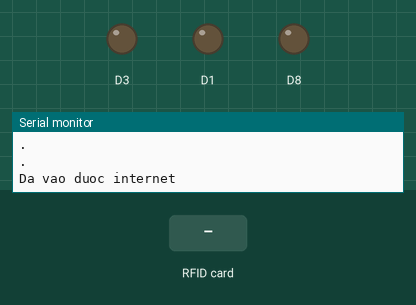
Bench run of a sketch on a simulated ESP8266 (NodeMCU). Shown: output pins drawn as LEDs (lit = HIGH), the last lines printed to the serial monitor. Inputs (shaded band) come from the test bench. WiFi joins after 1.5 s; servers stay silent unless stated.

Above: at 2.7 s.
2.8 s: RFID card 5E 7A 19 C4 held to the reader
At 3.1 s:
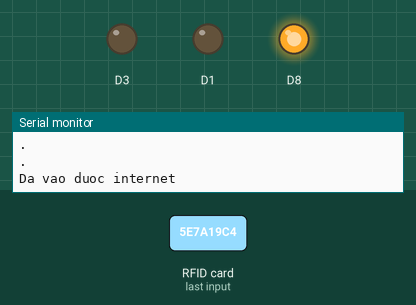
At 4.7 s:
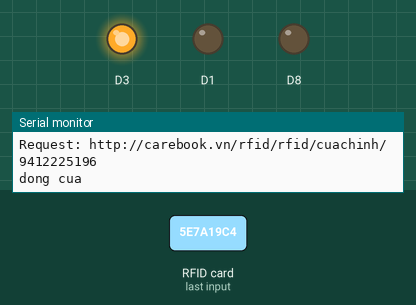
5.0 s: RFID card 5E 7A 19 C4 held to the reader
At 5.4 s:
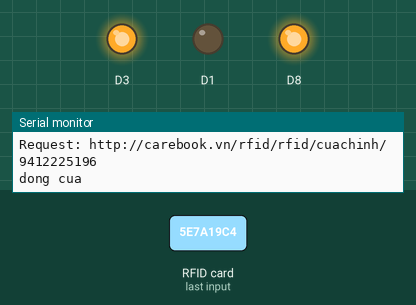
Timing chart, 0 to 8.0 s (numbered marks = the images above; inputs shaded):
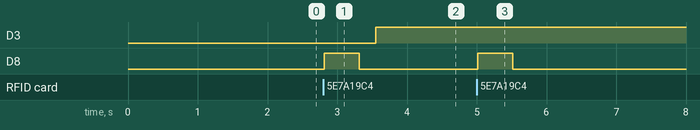

Measured:
- after the input at 2.8 s, D3: LOW → HIGH after 0.75 s; D8: LOW → HIGH at once, → LOW 0.50 s later
- after the input at 5.0 s, D8: LOW → HIGH at once, → LOW 0.50 s later

The sketch:

NrfidMCU.ino
```cpp
/*SDA=D4,SCK=D5,MOSI=D7,MISO=D6,RST=D2
*/
#include <SPI.h>
#include <MFRC522.h>
#include <ESP8266WiFi.h>
#include <ESP8266HTTPClient.h>
#define SS_PIN D4
#define RST_PIN D2
#define interrupt D9
char readerID[]="cuachinh";//ten dau doc
byte UID[4];//id cua the

char ssid[] = "PSS2";          //  your network SSID (name)
char password[] = "pss201806";   // your network password
unsigned long start;
MFRC522 rfid(SS_PIN, RST_PIN); // Instance of the class
MFRC522::MIFARE_Key key;

void setup() {
  Serial.begin(9600);
  pinMode(D1,OUTPUT);
  pinMode(D3,OUTPUT);
  pinMode(D8,OUTPUT);
  digitalWrite(D1,LOW);
  digitalWrite(D3,LOW);
  digitalWrite(D8,LOW);
//  attachInterrupt(interrupt, ngat, FALLING);
  SPI.begin(); // Init SPI bus
  rfid.PCD_Init(); // Init MFRC522
  for (byte i = 0; i < 6; i++) {
    key.keyByte[i] = 0xFF;
  }
  ketnoiwifi();
  start = millis();
}

void loop() {
  if((millis() - start) > 60000){
     start = millis();
     Serial.println(start);
     if(digitalRead(D1)==1){
      Serial.println(digitalRead(D1));
     //delay(10000);
     digitalWrite(D1,LOW);Serial.println("dong cua");
     }
  }
  if ( ! rfid.PICC_IsNewCardPresent()){
    return;
  }
  else if ( ! rfid.PICC_ReadCardSerial()){
    return;
  }
  else{

    for (byte i = 0; i < 4; i++) {
      UID[i] = rfid.uid.uidByte[i];
    }
    digitalWrite(D8,HIGH);
    delay(500);
    digitalWrite(D8,LOW);
    Serial.println("UID: ");
    printDec(rfid.uid.uidByte, rfid.uid.size);
    Serial.println();
    rfid.PICC_HaltA();
    rfid.PCD_StopCrypto1();
    sendUID();
  }
  //delay(1000);
}
void ketnoiwifi()
{
  WiFi.begin(ssid, password);
  while (1)
  {
    Serial.println(".");
    delay(100);
    if (WiFi.status() == WL_CONNECTED)
      break;
  }
  Serial.println("Da vao duoc internet");
}

void sendUID()
{
      Serial.println("connecting ....");
      String request ="http://carebook.vn/rfid/rfid";
      request += "/";
      request += String(readerID);
      request += "/";
      for(byte i=0;i<4;i++)
      {
        request += String(UID[i]);
      }
      Serial.println("Request: "+request);
      HTTPClient http;  //Declare an object of class HTTPClient
      http.begin(request);  //Specify request destination
      int httpCode = http.GET(); //Send the request
      if (httpCode > 0)
      { //Check the returning code
        String result = http.getString();   //Get the request response payload
        Serial.println("Result: "+ result);            //Print the response payload
        if (result=="active")
        {
          digitalWrite(D1,HIGH);
          digitalWrite(D3,LOW);
          Serial.println("mo cua");
        }
        else {
          digitalWrite(D1,LOW);digitalWrite(D3,HIGH);
          Serial.println("dong cua");
              }
      }
      else {
          digitalWrite(D1,LOW);digitalWrite(D3,HIGH);
          Serial.println("dong cua");
            }
      http.end();
}
void printDec(byte *buffer, byte bufferSize) {
  for (byte i = 0; i < bufferSize; i++) {
    Serial.print(buffer[i] < 0x10 ? " 0" : " ");
    Serial.print(buffer[i], DEC);
  }
}

//void ngat()
//{
//  digitalWrite(D1,HIGH);
//  digitalWrite(D3,HIGH);
//}
```
